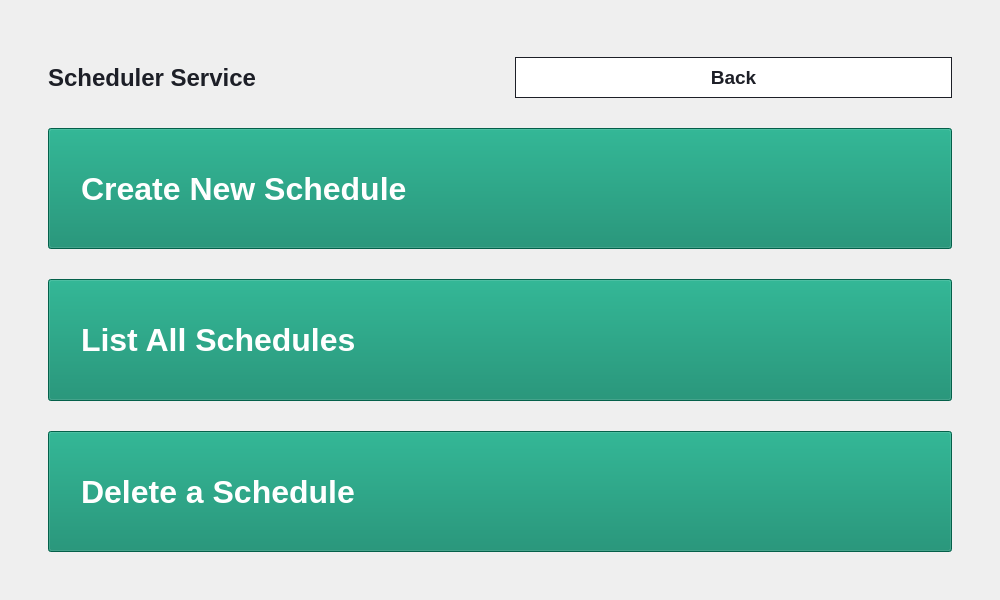
<?xml version="1.0" encoding="UTF-8"?>
<ui version="4.0">
 <class>ServicesTab</class>
 <widget class="QWidget" name="ServicesTab">
  <property name="geometry">
   <rect>
    <x>0</x>
    <y>0</y>
    <width>1000</width>
    <height>600</height>
   </rect>
  </property>
  <property name="windowTitle">
   <string>Form</string>
  </property>
  <layout class="QGridLayout" name="gridLayout">
   <property name="leftMargin">
    <number>0</number>
   </property>
   <property name="topMargin">
    <number>0</number>
   </property>
   <property name="rightMargin">
    <number>0</number>
   </property>
   <property name="bottomMargin">
    <number>0</number>
   </property>
   <item row="0" column="0">
    <widget class="QFrame" name="frame">
     <property name="autoFillBackground">
      <bool>false</bool>
     </property>
     <property name="styleSheet">
      <string notr="true">* {
	font-family: &quot;Ubuntu Sans&quot;;
}

QFrame{
	border: none;
}</string>
     </property>
     <property name="frameShape">
      <enum>QFrame::StyledPanel</enum>
     </property>
     <property name="frameShadow">
      <enum>QFrame::Raised</enum>
     </property>
     <layout class="QGridLayout" name="gridLayout_2">
      <property name="leftMargin">
       <number>9</number>
      </property>
      <property name="topMargin">
       <number>9</number>
      </property>
      <property name="rightMargin">
       <number>9</number>
      </property>
      <property name="bottomMargin">
       <number>9</number>
      </property>
      <item row="0" column="0">
       <widget class="QStackedWidget" name="stackedWidget">
        <property name="autoFillBackground">
         <bool>false</bool>
        </property>
        <property name="styleSheet">
         <string notr="true">QLabel {
	font-size: 18pt;
	font-weight: 500;
	color: rgb(29, 31, 39);
}

QPushButton {
	padding: 16px 32px;
	font-size: 32px;
	font-weight: 500;
	qproperty-iconSize: 36px 36px;
	background-color: rgb(6, 134, 103);
	color: white;
	text-align: left;
}
</string>
        </property>
        <property name="frameShape">
         <enum>QFrame::NoFrame</enum>
        </property>
        <property name="frameShadow">
         <enum>QFrame::Plain</enum>
        </property>
        <property name="currentIndex">
         <number>2</number>
        </property>
        <widget class="QWidget" name="chooseSvcPage">
         <property name="autoFillBackground">
          <bool>true</bool>
         </property>
         <layout class="QHBoxLayout" name="horizontalLayout">
          <property name="spacing">
           <number>30</number>
          </property>
          <property name="leftMargin">
           <number>90</number>
          </property>
          <property name="topMargin">
           <number>90</number>
          </property>
          <property name="rightMargin">
           <number>90</number>
          </property>
          <property name="bottomMargin">
           <number>90</number>
          </property>
          <item>
           <widget class="QPushButton" name="repoSvcBtn">
            <property name="sizePolicy">
             <sizepolicy hsizetype="Minimum" vsizetype="MinimumExpanding">
              <horstretch>0</horstretch>
              <verstretch>0</verstretch>
             </sizepolicy>
            </property>
            <property name="minimumSize">
             <size>
              <width>372</width>
              <height>62</height>
             </size>
            </property>
            <property name="text">
             <string>1. 
Repository
Service</string>
            </property>
            <property name="iconSize">
             <size>
              <width>36</width>
              <height>36</height>
             </size>
            </property>
            <property name="checkable">
             <bool>false</bool>
            </property>
            <property name="checked">
             <bool>false</bool>
            </property>
            <property name="autoDefault">
             <bool>false</bool>
            </property>
            <property name="default">
             <bool>false</bool>
            </property>
            <property name="flat">
             <bool>false</bool>
            </property>
           </widget>
          </item>
          <item>
           <widget class="QPushButton" name="schSvcBtn">
            <property name="sizePolicy">
             <sizepolicy hsizetype="Minimum" vsizetype="MinimumExpanding">
              <horstretch>0</horstretch>
              <verstretch>0</verstretch>
             </sizepolicy>
            </property>
            <property name="minimumSize">
             <size>
              <width>372</width>
              <height>62</height>
             </size>
            </property>
            <property name="text">
             <string>2. 
Scheduler 
Service</string>
            </property>
           </widget>
          </item>
         </layout>
        </widget>
        <widget class="QWidget" name="repoSvcPage">
         <layout class="QGridLayout" name="gridLayout_7">
          <property name="leftMargin">
           <number>9</number>
          </property>
          <property name="topMargin">
           <number>9</number>
          </property>
          <property name="rightMargin">
           <number>9</number>
          </property>
          <property name="bottomMargin">
           <number>9</number>
          </property>
          <item row="0" column="0">
           <layout class="QVBoxLayout" name="verticalLayout">
            <property name="spacing">
             <number>30</number>
            </property>
            <property name="leftMargin">
             <number>30</number>
            </property>
            <property name="topMargin">
             <number>30</number>
            </property>
            <property name="rightMargin">
             <number>30</number>
            </property>
            <property name="bottomMargin">
             <number>30</number>
            </property>
            <item>
             <widget class="QFrame" name="frame_2">
              <property name="sizePolicy">
               <sizepolicy hsizetype="Preferred" vsizetype="Fixed">
                <horstretch>0</horstretch>
                <verstretch>0</verstretch>
               </sizepolicy>
              </property>
              <property name="styleSheet">
               <string notr="true">QPushButton {
	font-size: 14pt;
	padding: 8px;
	text-align: center;
}

QPushButton#backButton {
	background: white;
	color: rgb(29, 31, 39);
	border: 1px solid rgb(29, 31, 39);
}

QPushButton#backButton:hover {
	background: rgb(234, 234, 234);
}

QPushButton#backButton:disabled {
	background: lightgrey;
	color: darkgrey;
	border: none;
}

QPushButton#nextButton:disabled {
	background: grey;
}</string>
              </property>
              <property name="frameShape">
               <enum>QFrame::StyledPanel</enum>
              </property>
              <property name="frameShadow">
               <enum>QFrame::Raised</enum>
              </property>
              <layout class="QHBoxLayout" name="horizontalLayout_2">
               <property name="spacing">
                <number>30</number>
               </property>
               <property name="leftMargin">
                <number>0</number>
               </property>
               <property name="rightMargin">
                <number>0</number>
               </property>
               <property name="bottomMargin">
                <number>0</number>
               </property>
               <item>
                <widget class="QLabel" name="label">
                 <property name="text">
                  <string>Repository Service</string>
                 </property>
                </widget>
               </item>
               <item>
                <widget class="QPushButton" name="backButton">
                 <property name="text">
                  <string>Back</string>
                 </property>
                </widget>
               </item>
              </layout>
             </widget>
            </item>
            <item>
             <widget class="QPushButton" name="createRepo">
              <property name="sizePolicy">
               <sizepolicy hsizetype="Minimum" vsizetype="Expanding">
                <horstretch>0</horstretch>
                <verstretch>0</verstretch>
               </sizepolicy>
              </property>
              <property name="text">
               <string>Create New Repository</string>
              </property>
             </widget>
            </item>
            <item>
             <widget class="QPushButton" name="listRepo">
              <property name="sizePolicy">
               <sizepolicy hsizetype="Minimum" vsizetype="Expanding">
                <horstretch>0</horstretch>
                <verstretch>0</verstretch>
               </sizepolicy>
              </property>
              <property name="text">
               <string>List All Repositories</string>
              </property>
             </widget>
            </item>
            <item>
             <widget class="QPushButton" name="deleteRepo">
              <property name="sizePolicy">
               <sizepolicy hsizetype="Minimum" vsizetype="Expanding">
                <horstretch>0</horstretch>
                <verstretch>0</verstretch>
               </sizepolicy>
              </property>
              <property name="text">
               <string>Delete a Repository</string>
              </property>
             </widget>
            </item>
           </layout>
          </item>
         </layout>
        </widget>
        <widget class="QWidget" name="schSvcPage">
         <layout class="QGridLayout" name="gridLayout_3">
          <item row="0" column="0">
           <layout class="QVBoxLayout" name="verticalLayout_4">
            <property name="spacing">
             <number>30</number>
            </property>
            <property name="leftMargin">
             <number>30</number>
            </property>
            <property name="topMargin">
             <number>30</number>
            </property>
            <property name="rightMargin">
             <number>30</number>
            </property>
            <property name="bottomMargin">
             <number>30</number>
            </property>
            <item>
             <widget class="QFrame" name="frame_3">
              <property name="sizePolicy">
               <sizepolicy hsizetype="Preferred" vsizetype="Minimum">
                <horstretch>0</horstretch>
                <verstretch>0</verstretch>
               </sizepolicy>
              </property>
              <property name="styleSheet">
               <string notr="true">QPushButton {
	font-size: 14pt;
	padding: 8px;
	text-align: center;
}

QPushButton#backButton_2 {
	background: white;
	color: rgb(29, 31, 39);
	border: 1px solid rgb(29, 31, 39);
}

QPushButton#backButton_2:hover {
	background: rgb(234, 234, 234);
}

QPushButton#backButton_2:disabled {
	background: lightgrey;
	color: darkgrey;
	border: none;
}
</string>
              </property>
              <property name="frameShape">
               <enum>QFrame::StyledPanel</enum>
              </property>
              <property name="frameShadow">
               <enum>QFrame::Raised</enum>
              </property>
              <layout class="QHBoxLayout" name="horizontalLayout_3">
               <property name="spacing">
                <number>30</number>
               </property>
               <property name="leftMargin">
                <number>0</number>
               </property>
               <property name="topMargin">
                <number>9</number>
               </property>
               <property name="rightMargin">
                <number>0</number>
               </property>
               <property name="bottomMargin">
                <number>0</number>
               </property>
               <item>
                <widget class="QLabel" name="label_2">
                 <property name="sizePolicy">
                  <sizepolicy hsizetype="Preferred" vsizetype="Minimum">
                   <horstretch>0</horstretch>
                   <verstretch>0</verstretch>
                  </sizepolicy>
                 </property>
                 <property name="text">
                  <string>Scheduler Service</string>
                 </property>
                </widget>
               </item>
               <item>
                <widget class="QPushButton" name="backButton_2">
                 <property name="text">
                  <string>Back</string>
                 </property>
                </widget>
               </item>
              </layout>
             </widget>
            </item>
            <item>
             <widget class="QPushButton" name="createSch">
              <property name="sizePolicy">
               <sizepolicy hsizetype="Minimum" vsizetype="Expanding">
                <horstretch>0</horstretch>
                <verstretch>0</verstretch>
               </sizepolicy>
              </property>
              <property name="text">
               <string>Create New Schedule</string>
              </property>
             </widget>
            </item>
            <item>
             <widget class="QPushButton" name="listSch">
              <property name="sizePolicy">
               <sizepolicy hsizetype="Minimum" vsizetype="Expanding">
                <horstretch>0</horstretch>
                <verstretch>0</verstretch>
               </sizepolicy>
              </property>
              <property name="text">
               <string>List All Schedules</string>
              </property>
             </widget>
            </item>
            <item>
             <widget class="QPushButton" name="deleteSch">
              <property name="sizePolicy">
               <sizepolicy hsizetype="Minimum" vsizetype="Expanding">
                <horstretch>0</horstretch>
                <verstretch>0</verstretch>
               </sizepolicy>
              </property>
              <property name="text">
               <string>Delete a Schedule</string>
              </property>
             </widget>
            </item>
           </layout>
          </item>
         </layout>
        </widget>
       </widget>
      </item>
     </layout>
    </widget>
   </item>
  </layout>
 </widget>
 <resources/>
 <connections/>
</ui>
